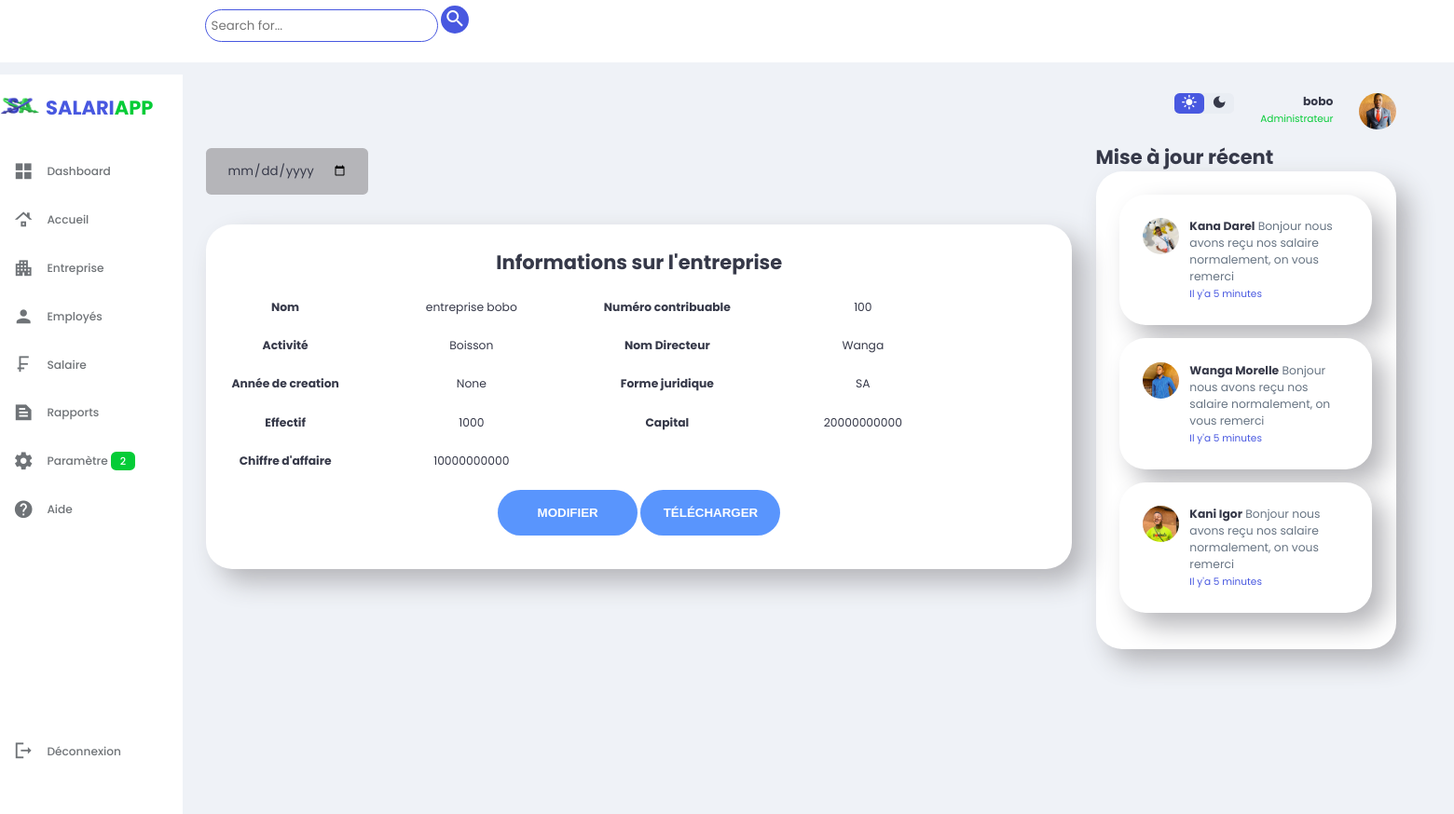
Screenshot of /infoEntre (signed in) with the database file from the repository.
### Entreprise/models.py (models this page shows, shortened)
class Entreprise(models.Model):
    identifiant = models.OneToOneField(User, on_delete=models.CASCADE, related_name='entreprise')
    FORMEJURIDIQUE = (('SCS', 'SCS'),
                      ('SNC', 'SNC'),
                      ('SARL', 'SARL'),
                      ('SA', 'SA'),
                      ('SAS', 'SAS'),
                      ('GIE', 'GIE'),
                      ('SEP', 'SEP'),
                      ('SCP', 'SCP'),
                      ('SCI', 'SCI'),
                      ('SP', 'SP'))
    nomEntreprise = models.CharField(default='Entreprise', max_length=50, null=True, blank=True)
    anneeCreation = models.DateField(null=True)
    activite = models.CharField(default='Activité', max_length=100, null=True, blank=True)
    effectif = models.IntegerField(default=10, null=True, blank=True)
    capital = models.IntegerField(default=10000, null=True, blank=True)
    nomDirecteur = models.CharField(default='Directeur', max_length=50, null=True, blank=True)
    numeroContribuable = models.IntegerField(default=5, null=True, blank=True)
    formeJuridique = models.CharField(default='SARL', max_length=50, null=True, choices=FORMEJURIDIQUE, blank=True)
    chiffreAffaire = models.IntegerField(default=10000, null=True, blank=True)
    image = models.ImageField('Label', upload_to='cars', null=True)

### Entreprise/views.py (the view)
# urls.py: path('infoEntre', InfoEntreprise, name='infoEntre'),
@login_required(login_url='Login')
def InfoEntreprise(request):
    user = request.user
    entreprises = Entreprise.objects.get(identifiant=user)
    adresses = Adresse.objects.filter(entreprise=entreprises)
    context = {'entreprises': entreprises, 'adresses': adresses}
    return render(request, 'Entreprise/InfoEntreprise.html', context)

### Templates/Entreprise/InfoEntreprise.html (shortened to what this page needs)
{% extends 'main.html' %}
{% load static %}
{% block contenu %}
             <div class="table-entrprise">
                <h2>Informations sur l'entreprise</h2>
                <table border="2px">
                    <thead>
                            <tr>
                                <th>Nom</th> <td>{{entreprises.nomEntreprise}}</td>
                                <th>Numéro contribuable</th> <td>{{entreprises.numeroContribuable}}</td>
                            </tr>
                            <tr>
                                <th>Activité</th>  <td>{{entreprises.activite}}</td>
                                <th>Nom Directeur</th> <td>{{entreprises.nomDirecteur}}</td>
                            </tr>
                            <tr>
                                <th>Année de creation</th> <td>{{entreprises.anneeCreation}}</td>
                                <th>Forme juridique</th> <td>{{entreprises.formeJuridique}}</td>
                            </tr>
                            <tr>
                                 <th>Effectif</th> <td>{{entreprises.effectif}}</td>
                                <th>Capital</th>  <td>{{entreprises.capital}}</td>
                            </tr>
                            <tr>
                                 <th>Chiffre d'affaire</th> <td>{{entreprises.chiffreAffaire}}</td>
                            </tr>
                    </thead>
                </table>
                 <a href="{% url 'ModifierEntre' entreprises.id %}" ><button class="btn-primary btn">Modifier </button></a>
                 <a href="{% url 'pdf1' %}" ><button class="btn-primary btn">Télécharger </button></a>
            </div>
 {% endblock %}

### Templates/main.html (shortened to what this page needs)
{% load static %}
<!DOCTYPE html>
<html lang="en">
<head>
    <link href= "{% static 'css/styleDash.css' %}" rel="stylesheet"  type="text/css">
    <link href= "{% static 'css/form.css' %}" rel="stylesheet"  type="text/css">
</head>
<body>
        <nav>
           <div  class="nava">
             <div class="fala">
                <input type="text" class="input-field-search" placeholder="Search for..." aria-label="Search" aria-describedby="basic-addon2">
                    <button class="btn-search" type="button">
                        <i class="material-icons-sharp">search</i>
                    </button>
             </div>
          </div>
        </nav>
    <div class="container">
        <aside>
            <div class="top">
                <div class="logo">
                    <img src="{% static 'img/logo.png' %}" alt="title">
                    <h2 class="text-muted">SALARI<span class="danger">APP</span></h2>
                </div>
            </div>
            <div class="sidebar">
                <a href="{% url 'Dash' %}">
                    <span class="material-icons-sharp">grid_view</span>
                    <h3>Dashboard</h3>
                </a>
                <a href="{% url 'Dash' %}" class="active">
                    <span class="material-icons-sharp">roofing</span>
                    <h3>Accueil</h3>
                </a>
                <a href="{% url 'EntrepriseMenu' %}"  class="active" >
                    <span class="material-icons-sharp">apartment</span>
                    <h3>Entreprise</h3>
                </a>
                <a href="{% url 'EmployeMenu' %}" class="active" >
                    <span class="material-icons-sharp">person</span>
                    <h3>Employés</h3>
                </a>
                <a href="{% url 'salaire' %}" class="active" >
                    <span class="material-icons-sharp">currency_franc</span>
                    <h3>Salaire </h3>
                </a>
                <a href="#" class="active" >
                    <span class="material-icons-sharp">text_snippet</span>
                    <h3>Rapports</h3>
                </a>
                <a href="#" class="active" >
                    <span class="material-icons-sharp">settings</span>
                    <h3>Paramètre <span class="message-count">2</span></h3>
                </a>
                <a href="#" class="active" >
                    <span class="material-icons-sharp">help</span>
                    <h3>Aide</h3>
                </a>
                <a href="{% url 'deco' %}" class="active" >
                    <span class="material-icons-sharp">logout</span>
                    <h3>Déconnexion</h3>
                </a>
            </div>
        </aside>
        <main>
            <div class="date">
                <input type="date">
            </div>
            {% block contenu %}
            {% endblock %}
        </main>
        <div class="gauche">
            <div class="top">
                <div class="theme-toggler">
                    <span class="material-icons-sharp active">light_mode</span>
                    <span class="material-icons-sharp">dark_mode</span>
                </div>
                <div class="profile">
                    <div class="info">
                        <p><b>{{request.user.username}}</b></p>
                        <small class="danger">Administrateur</small>
                    </div>
                    <div class="profile-photo">
                        <img src="{% static 'img/tof.jpg' %}" alt="" >
                    </div>
                </div>
            </div>
            <div class="MAJ-recent">
                <h2>Mise à jour récent</h2>
                <div class="updates">
                    <div class="updates">
                        <div class="profile-photo">
                            <img src="{% static 'img/tof2.jpg' %}" alt="" >
                        </div>
                        <div class="message">
                            <p><b>Kana Darel</b> Bonjour nous avons reçu nos salaire normalement, on vous remerci </p>
                            <small class="text-muted">Il y'a 5 minutes</small>
                        </div>
                    </div>
                    <div class="updates">
                        <div class="profile-photo">
                            <img src="{% static 'img/tof1.jpg' %}" alt="" >
                        </div>
                        <div class="message">
                            <p><b>Wanga Morelle</b> Bonjour nous avons reçu nos salaire normalement, on vous remerci </p>
                            <small class="text-muted">Il y'a 5 minutes</small>
                        </div>
                    </div>
                    <div class="updates">
                        <div class="profile-photo">
                            <img src="{% static 'img/tof3.jpg' %}" alt="" >
                        </div>
                        <div class="message">
                            <p><b>Kani Igor</b> Bonjour nous avons reçu nos salaire normalement, on vous remerci </p>
                            <small class="text-muted">Il y'a 5 minutes</small>
                        </div>
                    </div>
                </div>
            </div>
        </div>
    </div>
</body>
</html>

### static/css/form.css (style rules this page uses)
:root { --color-primary: #4858e0; --color-primary-flou: #4858e0c8; --color-danger: #05cc37; --color-danger-flou: #05cc37a8; --color-red: #ff0000; --color-red-flou: #ff0000a8; --color-warning: rgb(255, 162, 0); --color-success: #41f1b6; --color-white: #fff; --color-black: #111; --color-info-dark: #6f7377; --color-info-light: #dce1eb; --color-dark: #363949; --color-light: rgba(206, 208, 219, 0.18); --color-primary-variant: #111e88; --color-dark-variant: #677483; --color-background: #eff2f7; --color-noir: #b5b5b9; --color-placeholder: #f0f0f0; --color-placeholder-text: #aaa; --card-border-raduis: 2rem; --border-raduis-1: 0.4rem; --border-raduis-2 : 0.8rem; --border-raduis-3 : 1.2rem; --card-padding: 1.8rem; --padding-1: 1.2rem; --box-shadow: 1rem 1rem 2rem var(--color-noir); --box-shadow2: 2rem 2rem 2rem var(--color-noir); }
* { margin: 0; padding: 0; box-sizing: border-box; }
body, input { font-family: "Poppins", sans-serif; }
.input-field-search { max-width: 380px; width: 250px; background-color: #fff; margin: 10px 0; height: 35px; border-radius: 55px; border:1.5px solid var(--color-primary); display: inline; grid-template-columns: 15% 85%; padding: 0 0.4rem; position: relative; }
.btn-search { width: 30px; background-color: var(--color-primary); border: none; outline: none; height: 30px; border-radius: 50px; color: #fff; position: relative; top: 100px display:inline; }
.btn { width: 150px; background-color: #5995fd; height: 49px; border-radius: 49px; color: #fff; text-transform: uppercase; font-weight: 600; margin: 10px 0; }

### rows the page displays
Entreprise: nomEntreprise "entreprise bobo", numeroContribuable "100", activite "Boisson", nomDirecteur "Wanga", anneeCreation "None", formeJuridique "SA", effectif "1000", capital "20000000000", chiffreAffaire "10000000000"

### other values shown
{{ request.user.username }} "bobo"
